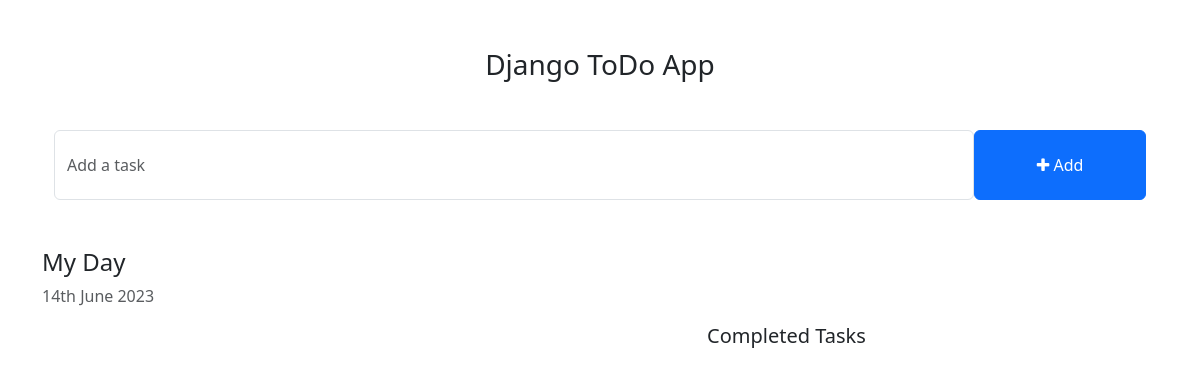
Before: / with the older database file.
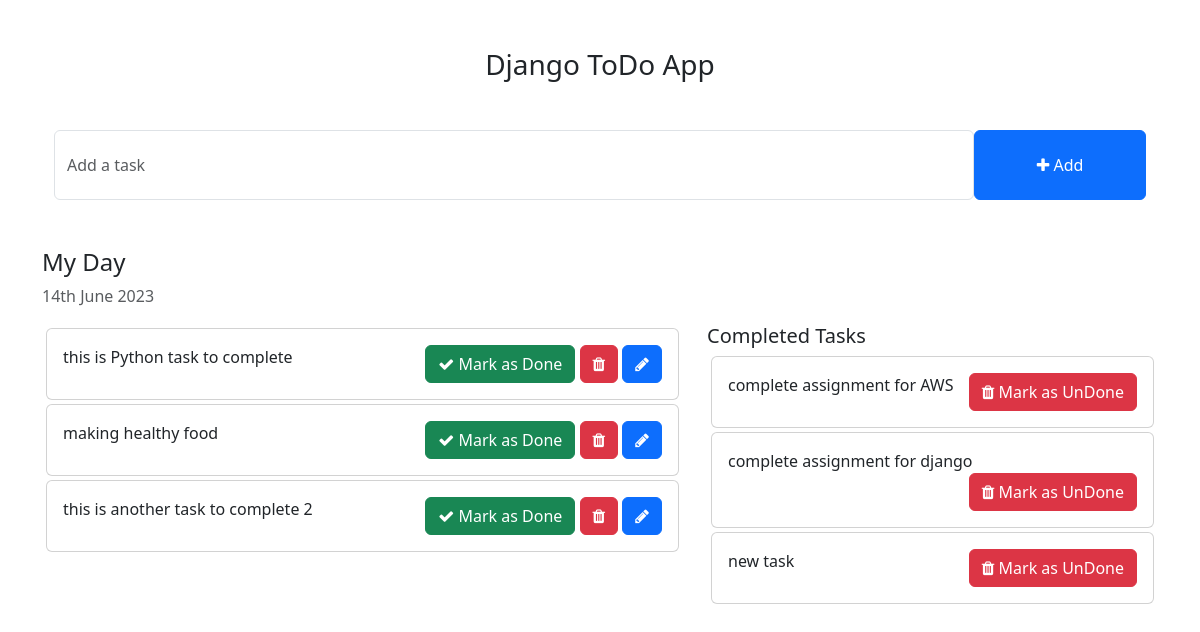
After: the same page with the newer database file.
### todos/models.py (models this page shows, shortened)
class Task(models.Model):
    task = models.CharField(max_length=250)
    is_completed = models.BooleanField(default=False)
    created_at = models.DateTimeField(auto_now_add=True)
    updated_at = models.DateTimeField(auto_now=True)

### todo_app/views.py (the view)
# urls.py: 2. Add a URL to urlpatterns:  path('', views.home, name='home')
def home(request):
    tasks = Task.objects.filter(is_completed = False)
    completed_task = Task.objects.filter(is_completed = True)
    context = {'tasks': tasks,'completed_task':completed_task}
    return render(request,"home.html", context)

### templates/home.html (shortened to what this page needs)
<!DOCTYPE html>
<html lang="en">
<head>
    <link href="https://cdn.jsdelivr.net/npm/bootstrap@5.3.0-alpha1/dist/css/bootstrap.min.css" rel="stylesheet">
    <link rel="stylesheet" href="https://cdnjs.cloudflare.com/ajax/libs/font-awesome/4.7.0/css/font-awesome.min.css">
</head>
<body>
    <div class="container">
        <h3 class="pt-5 text-center">Django ToDo App</h3>
        <div class="container my-5" >
                <form action="{% url 'addtask'%}" method= "POST" >
                    <div class="form-group">
                        <span style="display: flex;">
                            <input type="text" name="task" class="form-control" placeholder="Add a task">
                            <button class="btn btn-primary" type="submit" style="width: 200px;"><i class="fa fa-plus"></i> Add</button>
                        </span>
                    </div>
                </form>
        </div>
    </div>
    <div class="container">
        <div class="row">
            <h4>My Day</h4>
            <p class="text-muted">{% now "jS F Y" %}</p>
            <div class="col-md-7 col-lg-7" style="height: 450px; overflow: scroll;">
                {% for task in tasks %}
                <div class="card m-1">
                    <div class="card-body">
                        {{task.task}}
                        <span style="position: relative; float: right;">
                            <a href="{% url 'mark_as_done' task.id %}" class="btn btn-success"><i class="fa fa-check"></i> Mark as Done</a>
                            <a href="{% url 'delete_task' task.id %}" class="btn btn-danger"><i class="fa fa-trash"></i></a>
                            <a href="{% url 'edit_task' task.id %}" class="btn btn-primary"><i class="fa fa-pencil"></i></a>
                        </span>
                    </div>
                </div>
                {% endfor %}
            </div>
            <div class="col-md-5 col-lg-5">
                <h5>Completed Tasks</h5>
                {% for task in completed_task %}
                <div class="card m-1">
                    <div class="card-body">
                        {{task.task}}
                        <span style="position: relative; float: right;">
                            <a href="{% url 'mark_as_undone' task.id %}" class="btn btn-danger"><i class="fa fa-trash"></i> Mark as UnDone</a>
                        </span>
                    </div>
                </div>
                {% endfor %}
            </div>
        </div>
    </div>
</body>
</html>

### templates/home.html (style rules this page uses)
.form-control { padding: 1.375rem .75rem !important; }

Changed rows visible on the page:
added Task: task "this is Python task to complete", shown under "My Day"
added Task: task "making healthy food", shown under "My Day"
added Task: task "this is another task to complete 2", shown under "My Day"
added Task: task "complete assignment for AWS", shown under "Completed Tasks"
added Task: task "complete assignment for django", shown under "Completed Tasks"
added Task: task "new task", shown under "Completed Tasks"
